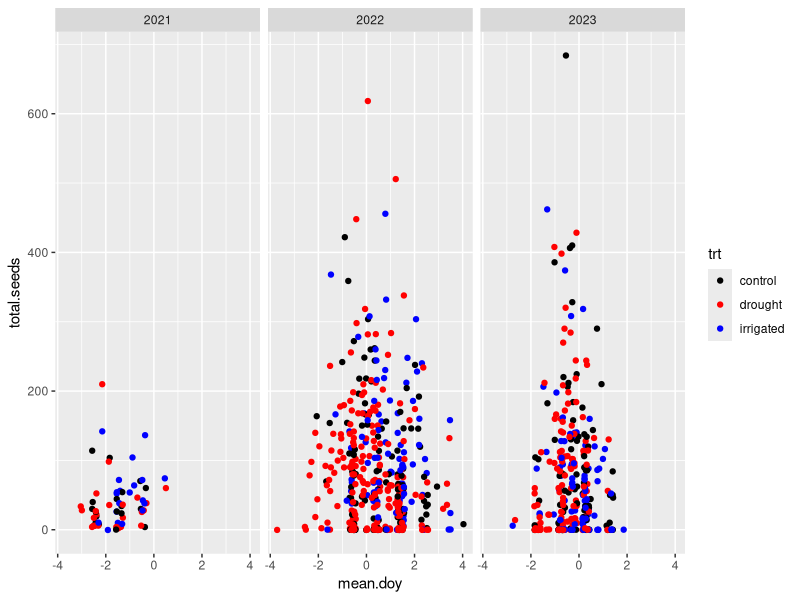
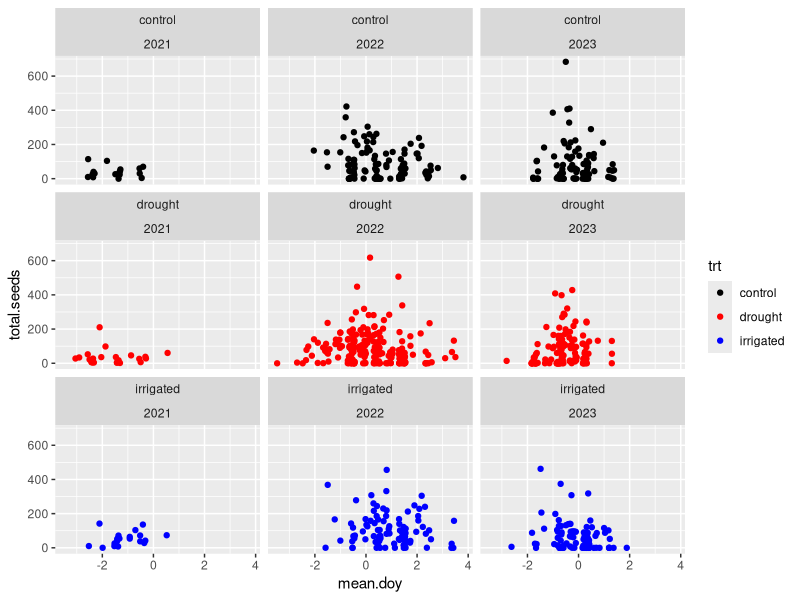
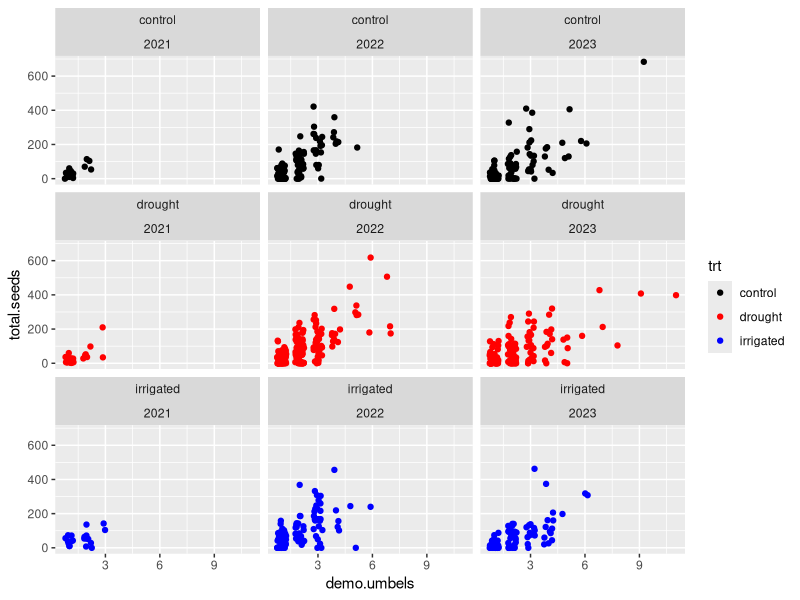
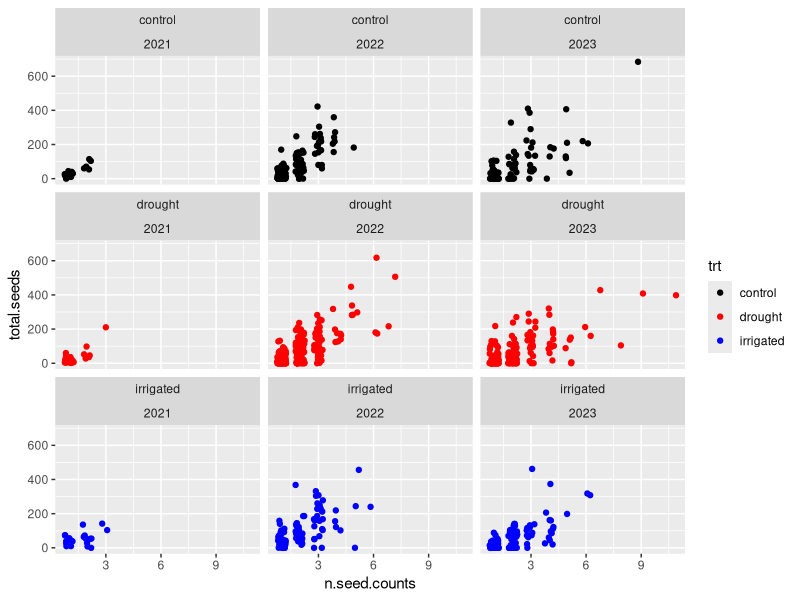

Generate these figures, in order, with R:
library(ggplot2)
library(dplyr)
library(tidyr)
library(lme4)

rm(list = ls())

all.data = read.csv('01_data_cleaning/out/demo_seed_phen_combined.csv')

head(all.data)
nrow(all.data)

###### Data subsetting

# A dataset where plants with missing seed counts are excluded
seed.no = all.data %>%
  filter(!is.na(total.seeds))

nrow(seed.no)

table(is.na(seed.no$mean.doy)) # 10 missing initiation days
table(is.na(seed.no$demo.umbels)) # 11 missing umbels in demo

# Subset out records that are complete
seed.subs = seed.no %>%
  filter(!is.na(mean.doy) & !is.na(demo.umbels)) %>%
  # center the phen data for convergence
  mutate(mean.doy = (mean.doy - round(mean(mean.doy))) / 7)

nrow(seed.subs)

##### Some crude plots

seed.subs %>%
  ggplot(aes(x = mean.doy, y = total.seeds)) +
  geom_point(aes(colour = trt), position = position_jitter(width = 1/7)) +
  scale_colour_manual(values = c('black', 'red', 'blue')) +
  facet_wrap(~ Year)
# sure looks quadratic to me

seed.subs %>%
  ggplot(aes(x = mean.doy, y = total.seeds)) +
  geom_point(aes(colour = trt), position = position_jitter(width = 1/7)) +
  scale_colour_manual(values = c('black', 'red', 'blue')) +
  facet_wrap(trt ~ Year)
# definitely looks like flowering starts earlier in 2021, maybe a little later
# in 2022

seed.subs %>%
  ggplot(aes(x = demo.umbels, y = total.seeds)) +
  geom_point(aes(colour = trt), position = position_jitter(width = 0.25)) +
  scale_colour_manual(values = c('black', 'red', 'blue')) +
  facet_wrap(trt ~ Year)
# okay well that's a relief at least lmao
# although it does look like some saturation is happening...

seed.subs %>%
  ggplot(aes(x = n.seed.counts, y = total.seeds)) +
  geom_point(aes(colour = trt), position = position_jitter(width = 0.25)) +
  scale_colour_manual(values = c('black', 'red', 'blue')) +
  facet_wrap(trt ~ Year)
# probably should go with the total seed counts

###### Some models

# Null model: number of seeds 
glmer(total.seeds ~ (1 | Year) + (1 | plot), family = 'poisson', data = seed.subs)
# residual devaince, as expected, is *much* larger than df
# overdispersion
# zero-inflated poisson would be good too, maybe in next batch of models

m.0 = glmer.nb(total.seeds ~ (1 | Year) + (1 | plot), data = seed.subs)
# still looking a little overdispersed...

m.t  = glmer.nb(total.seeds ~ trt + (1 | Year) + (1 | plot), data = seed.subs)
m.yt = glmer.nb(total.seeds ~ (trt | Year) + (1 | plot), data = seed.subs)
# aw rats... singularity issue

AIC(m.yt, m.t, m.0)
# wow. zero treatment effect lmao

m.d = glmer.nb(total.seeds ~ mean.doy + (1 | Year) + (1 | plot), data = seed.subs)

AIC(m.d, m.0)
# no effects of flowering day, jesus christ
summary(m.d)

m.dy = glmer.nb(total.seeds ~ (mean.doy | Year) + (1 | plot), data = seed.subs)
# singularity, again
summary(m.dy)
AIC(m.dy) # goodness
